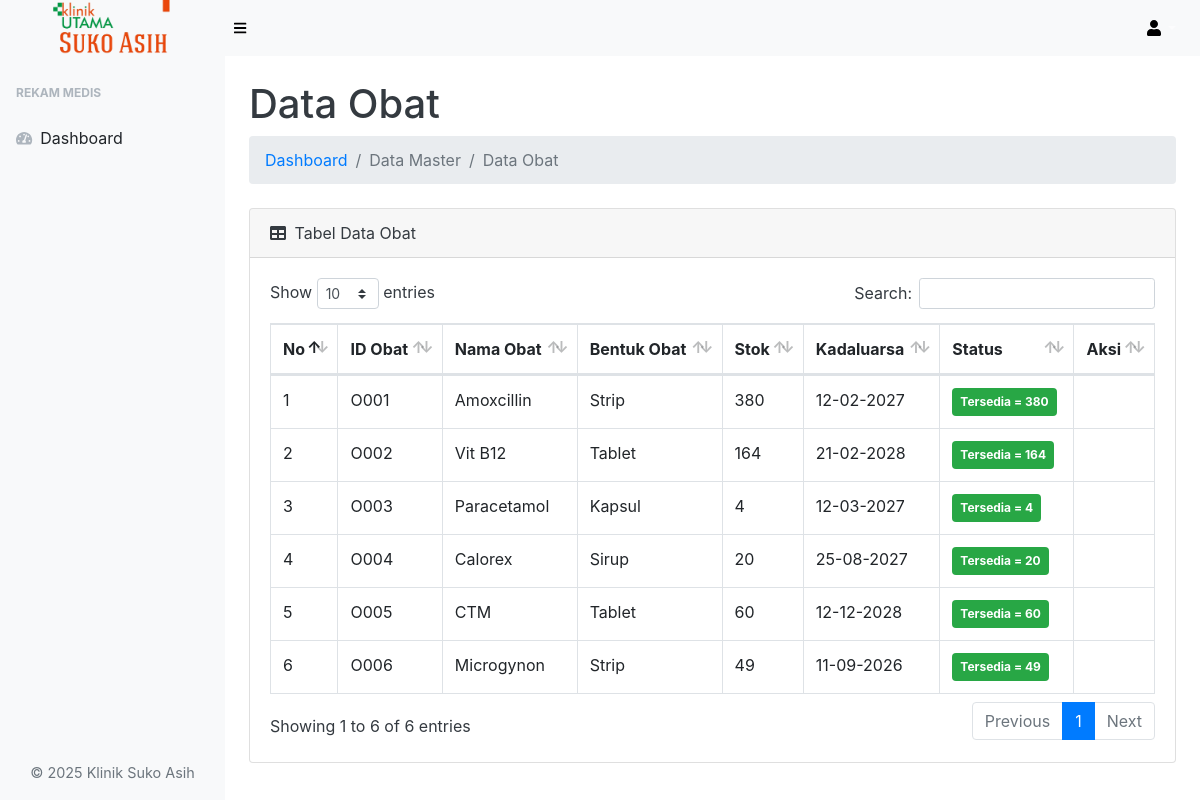
Screenshot of /data-master/data-obat/obat.php (signed in) with the database file from the repository.
### tables this page shows
CREATE TABLE `tb_obat` (
  `id_obat` int(3) NOT NULL,
  `nm_obat` varchar(60) NOT NULL,
  `bentuk_obat` enum('Tablet','Kapsul','Sirup','Salep','Injeksi','Strip') NOT NULL,
  `stok_obat` smallint(4) UNSIGNED NOT NULL,
  `exp_obat` date NOT NULL
);

### data-master/data-obat/obat.php (the view, shortened to what this page needs)
<?php
include '../../koneksi.php';
?>
<!DOCTYPE html>
<html lang="en">
<head>
    <link href="../../assets/css/styles.css" rel="stylesheet" />
    <link href="../../assets/css/dataTables.bootstrap4.min.css" rel="stylesheet" />
</head>
<body class="sb-nav-fixed">
    <nav class="sb-topnav navbar navbar-expand navbar-dark bg-light">
        <a class="navbar-brand text-center" href="../../index.php">
            <img src="../../login/img/logodashboard.png" alt="Logo Klinik Suko Asih" style="height: 60px;">
        </a>
        <button class="btn btn-link btn-sm order-1 order-lg-0" id="sidebarToggle" href="#"><i class="fas fa-bars" style="color: black;"></i></button>
        <ul class="navbar-nav ml-auto ml-md-0">
            <li class="nav-item dropdown">
                <a class="nav-link dropdown-toggle" id="userDropdown" href="#" role="button" data-toggle="dropdown" aria-haspopup="true" aria-expanded="false"><i class="fas fa-user fa-fw" style="color: black;"></i></a>
            </li>
        </ul>
    </nav>
    <div id="layoutSidenav">
        <div id="layoutSidenav_nav">
            <nav class="sb-sidenav accordion sb-sidenav-light" id="sidenavAccordion">
                <div class="sb-sidenav-menu">
                    <div class="nav">
                        <div class="sb-sidenav-menu-heading">Rekam Medis</div>
                        <a class="nav-link" href="../../index.php">
                            <div class="sb-nav-link-icon"><i class="fas fa-tachometer-alt"></i></div>
                            Dashboard
                        </a>
                    </div>
                </div>
                <p class="text-center mt-3 text-muted" style="font-size: 0.9rem;">&copy; 2025 Klinik Suko Asih</p>
            </nav>
        </div>
        <div id="layoutSidenav_content" class="bg-white text-dark">
            <main>
                <div class="container-fluid">
                    <h1 class="mt-4">Data Obat</h1>
                    <ol class="breadcrumb mb-4">
                        <li class="breadcrumb-item"><a href="../../index.php" class="text-decoration-none">Dashboard</a></li>
                        <li class="breadcrumb-item active">Data Master</li>
                        <li class="breadcrumb-item active">Data Obat</li>
                    </ol>
                    <div class="card mb-4">
                        <div class="card-header d-flex justify-content-between align-items-center">
                            <div>
                            <i class="fas fa-table mr-1"></i> Tabel Data Obat
                            </div>
                    </div>
                        <div class="card-body">
                            <div class="table-responsive">
                                <table class="table table-bordered" id="dataTable" width="100%" cellspacing="0">
                                    <thead>
                                        <tr>
                                            <th>No</th>
                                            <th>ID Obat</th>
                                            <th>Nama Obat</th>
                                            <th>Bentuk Obat</th>
                                            <th>Stok</th>
                                            <th>Kadaluarsa</th>
                                            <th>Status</th>
                                            <th>Aksi</th>
                                        </tr>
                                    </thead>
                                    <tbody>
                                        <?php $nomor = 1; ?>
                                        <?php $ambil = $koneksi->query("SELECT * FROM tb_obat"); ?>
                                        <?php while ($pecah = $ambil->fetch_assoc()) { ?>
                                            <tr>
                                                <td><?php echo $nomor; ?></td>
                                                <td><?php echo 'O'.str_pad($pecah['id_obat'], 3, '0', STR_PAD_LEFT); ?></td>
                                                <td><?php echo $pecah['nm_obat']; ?></td>
                                                <td><?php echo $pecah['bentuk_obat']; ?></td>
                                                <td><?php echo $pecah['stok_obat']; ?></td>
                                                <td><?= date('d-m-Y', strtotime($pecah['exp_obat'])) ?? '-'; ?></td>
                                                <td>
                                                   <?php if ($pecah['stok_obat'] <= 0) { ?>
                                                        <span class="badge badge-danger p-2">Kosong</span>
                                                    <?php } else { ?>
                                                        <span class="badge badge-success p-2">Tersedia = <?= $pecah['stok_obat']; ?> </span>
                                                    <?php } ?>
                                                </td>
                                                <td>
                                                </td>
                                            </tr>
                                            <?php $nomor++; ?>
                                        <?php } ?>
                                    </tbody>
                                </table>
                            </div>
                        </div>
                    </div>
                </div>
            </main>
        </div>
    </div>
</body>
</html>

### rows the page displays
tb_obat: id_obat "001", nm_obat "Amoxcillin", bentuk_obat "Strip", stok_obat "380", exp_obat "12-02-2027"
tb_obat: id_obat "002", nm_obat "Vit B12", bentuk_obat "Tablet", stok_obat "164", exp_obat "21-02-2028"
tb_obat: id_obat "003", nm_obat "Paracetamol", bentuk_obat "Kapsul", stok_obat "4", exp_obat "12-03-2027"
tb_obat: id_obat "004", nm_obat "Calorex", bentuk_obat "Sirup", stok_obat "20", exp_obat "25-08-2027"
tb_obat: id_obat "005", nm_obat "CTM", bentuk_obat "Tablet", stok_obat "60", exp_obat "12-12-2028"
tb_obat: id_obat "006", nm_obat "Microgynon", bentuk_obat "Strip", stok_obat "49", exp_obat "11-09-2026"
